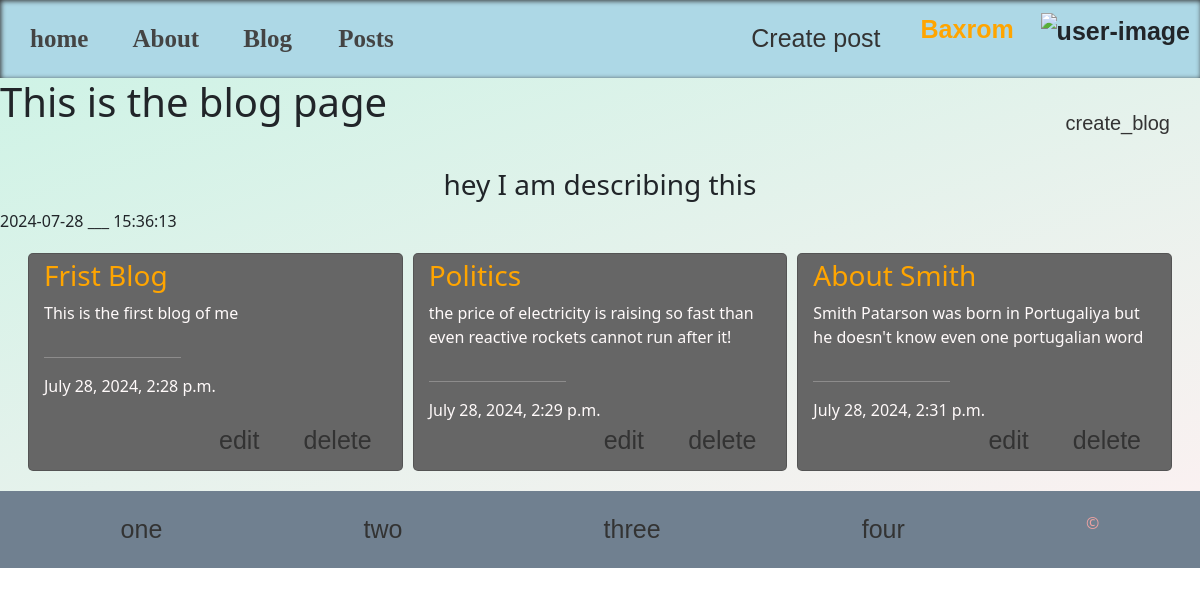
Page /blog/ (signed in) on the committed database.
### blog/models.py (models this page shows, shortened)
class Blog(models.Model):
    title = models.CharField(max_length=50)
    description = models.TextField()
    date_posted = models.DateTimeField(auto_now_add=True)
    class Meta:
        ordering = ('date_posted',)

### blog/views.py (the view)
# urls.py: path('', blogsview, name='blog'),
def blogsview(request):
    all_blogs  = Blog.objects.all()
    context = {
        'title': 'This is the blog page',
        'description': 'hey I am describing this',
        'blogs': all_blogs
    }
    return render(request, 'blog.html', context)

### blog/templates/blog.html (shortened to what this page needs)
{%extends 'base.html'%}
{%load static %}
{%block css%}
    <link rel="stylesheet" href="{%static 'styles/blog.css'%}">
{%endblock%}
{%block content%}
        <div class="headBlog">
            <h1>{{title}}</h1>
            <a href="{% url 'create_blog' %}">create_blog</a>
        </div>
        <h3 style="text-align: center;">{{description}}</h3>
        {% now "Y-m-d" %}
        <span>___</span>
        {% now "H:i:s" %}
        <div class="cards">
            {% for i in blogs%}
                <div class="card">
                    <h3 style="color: orange;">{{i.title|title}}</h3>
                    <p>{{i.description}}</p>
                    <hr style="width: 40%; margin-left: 0;">
                    <span>{{i.date_posted}}</span>
                    <div class="action-btns">
                        <a href="{%url 'update-blog' i.id %}">edit</a>
                        <a class="del" href="{%url 'delete-blog' i.id%}">delete</a>
                    </div>
                </div>
            {% endfor %}
        </div>
{%endblock%}

### templates/navbar.html (shortened to what this page needs)
{% load static %}
<header>
    <div class="links">
        <a href="{%url 'home'%}">home</a>
        <a href="{% url 'about'%}">About</a>
        <a href="{% url 'blog'%}">Blog </a>
        <a href="{% url 'posts'%}">Posts</a>
    </div>
    <div class="auth-wrapper">
        {%if not request.user.is_authenticated%}
            <a class="nav-item login" href="#">
                <img src="{%static 'icons/lupa.png' %}" width="20" alt="icon">
            </a>
            <a class="nav-item login" href="{%url 'login_user'%}">login</a>
            <a class="nav-item signup" href="{%url 'create-user'%}">sign up</a>
        {% else %}
            <div class="profile-auth-wrapper">
                <a class="nav-item signup" href="{%url 'create_post'%}">Create post</a>
                <div class="content">
                    <p class="user-info">
                        <a class="nav-item login" href="{% url 'profile_page' %}">{{ request.user.username | title}}</a>
                        <img src="request.user.profile.image.url" class="profile-picture" alt="user-image">
                     </p>
                </div>
            </div>
        {%endif%}
    </div>
</header>

### static/styles/navbar.css (style rules this page uses)
* { padding: 0; margin: 0; transition: 0.5s; }
header { display: flex; justify-content: space-between; align-items: center; box-shadow: inset 1px 1px 5px #333; padding: 10px; background-color: lightblue; }
.links a { padding: 20px; color: #444; font-size: 25px; font-family: cursive ; font-weight: bolder; border-radius: 10px; }
a { text-decoration: none; border-radius: 5px; padding: 10px 20px; font-family: sans-serif; color: #333; font-size: 25px; }
.login { font-family: Impact, Haettenschweiler, 'Arial Narrow Bold', sans-serif; color: orange; font-size: 25px; cursor: pointer; }
.profile-auth-wrapper { display: flex; justify-content: space-between; align-items: center; }
.content { position: relative; }
.user-info { font-family: Arial, Helvetica, sans-serif; font-weight: bolder; font-size: 25px; cursor: pointer; }

### static/styles/blog.css (style rules this page uses)
.headBlog { display: flex; justify-content: space-between; }
.headBlog a { margin: 15px; padding: 15px; text-decoration: none; font-size: 20px; font-family: Impact, Haettenschweiler, 'Arial Narrow Bold', sans-serif; color: #333; border-radius: 10px; }
.cards { display: grid; grid-template-columns: 1fr 1fr 1fr; gap: 10px; width: 97%; margin: auto; padding: 20px 10px; }
.card { position: relative; padding: 5px 15px 3rem 15px; width: 100%; background-color: #666; color: snow; border-radius: 5px; cursor: pointer; }
.action-btns { position: absolute; bottom: 10px; right: 10px; text-align: end; }

### rows in the picture
Blog: title "Frist Blog", description "This is the first blog of me", date_posted "July 28, 2024, 2:28 p.m."
Blog: title "Politics", description "the price of electricity is raising so fast than even reactive rockets cannot run after it!", date_posted "July 28, 2024, 2:29 p.m."
Blog: title "About Smith", description "Smith Patarson was born in Portugaliya but he doesn't know even one portugalian word", date_posted "July 28, 2024, 2:31 p.m."

### other values in the picture
{{ request.user.username | title }} "Baxrom"
{{ title }} "This is the blog page"
{{ description }} "hey I am describing this"
